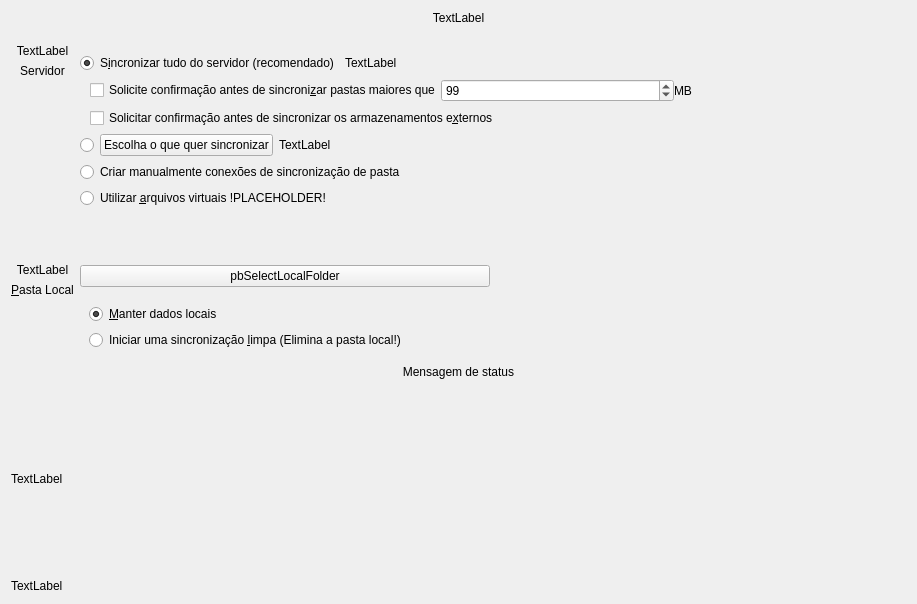
<?xml version="1.0" encoding="UTF-8"?>
<ui version="4.0">
 <class>OwncloudAdvancedSetupPage</class>
 <widget class="QWidget" name="OwncloudAdvancedSetupPage">
  <property name="geometry">
   <rect>
    <x>0</x>
    <y>0</y>
    <width>917</width>
    <height>604</height>
   </rect>
  </property>
  <property name="sizePolicy">
   <sizepolicy hsizetype="Maximum" vsizetype="Maximum">
    <horstretch>0</horstretch>
    <verstretch>0</verstretch>
   </sizepolicy>
  </property>
  <property name="windowTitle">
   <string>Form</string>
  </property>
  <layout class="QVBoxLayout" name="verticalLayout_4">
   <item>
    <widget class="QLabel" name="topLabel">
     <property name="sizePolicy">
      <sizepolicy hsizetype="Preferred" vsizetype="Fixed">
       <horstretch>0</horstretch>
       <verstretch>0</verstretch>
      </sizepolicy>
     </property>
     <property name="text">
      <string>TextLabel</string>
     </property>
     <property name="textFormat">
      <enum>Qt::RichText</enum>
     </property>
     <property name="alignment">
      <set>Qt::AlignCenter</set>
     </property>
     <property name="wordWrap">
      <bool>true</bool>
     </property>
    </widget>
   </item>
   <item>
    <spacer name="verticalSpacer_2">
     <property name="orientation">
      <enum>Qt::Vertical</enum>
     </property>
     <property name="sizeType">
      <enum>QSizePolicy::Fixed</enum>
     </property>
     <property name="sizeHint" stdset="0">
      <size>
       <width>20</width>
       <height>13</height>
      </size>
     </property>
    </spacer>
   </item>
   <item>
    <layout class="QGridLayout" name="gridLayout">
     <item row="2" column="2">
      <spacer name="horizontalSpacer_2">
       <property name="orientation">
        <enum>Qt::Horizontal</enum>
       </property>
       <property name="sizeHint" stdset="0">
        <size>
         <width>40</width>
         <height>20</height>
        </size>
       </property>
      </spacer>
     </item>
     <item row="0" column="0">
      <layout class="QVBoxLayout" name="verticalLayout_2">
       <item>
        <widget class="QLabel" name="lServerIcon">
         <property name="text">
          <string>TextLabel</string>
         </property>
         <property name="alignment">
          <set>Qt::AlignCenter</set>
         </property>
        </widget>
       </item>
       <item>
        <widget class="QLabel" name="lServer">
         <property name="text">
          <string>Servidor</string>
         </property>
         <property name="alignment">
          <set>Qt::AlignCenter</set>
         </property>
        </widget>
       </item>
       <item>
        <spacer name="verticalSpacer_3">
         <property name="orientation">
          <enum>Qt::Vertical</enum>
         </property>
         <property name="sizeHint" stdset="0">
          <size>
           <width>20</width>
           <height>40</height>
          </size>
         </property>
        </spacer>
       </item>
      </layout>
     </item>
     <item row="1" column="1">
      <spacer name="verticalSpacer">
       <property name="orientation">
        <enum>Qt::Vertical</enum>
       </property>
       <property name="sizeType">
        <enum>QSizePolicy::MinimumExpanding</enum>
       </property>
       <property name="sizeHint" stdset="0">
        <size>
         <width>20</width>
         <height>40</height>
        </size>
       </property>
      </spacer>
     </item>
     <item row="2" column="0" rowspan="3">
      <layout class="QVBoxLayout" name="verticalLayout_3">
       <item>
        <widget class="QLabel" name="lLocalIcon">
         <property name="text">
          <string>TextLabel</string>
         </property>
         <property name="alignment">
          <set>Qt::AlignCenter</set>
         </property>
        </widget>
       </item>
       <item>
        <widget class="QLabel" name="lLocal">
         <property name="sizePolicy">
          <sizepolicy hsizetype="Minimum" vsizetype="Preferred">
           <horstretch>0</horstretch>
           <verstretch>0</verstretch>
          </sizepolicy>
         </property>
         <property name="text">
          <string>&amp;Pasta Local</string>
         </property>
         <property name="alignment">
          <set>Qt::AlignCenter</set>
         </property>
         <property name="buddy">
          <cstring>pbSelectLocalFolder</cstring>
         </property>
        </widget>
       </item>
       <item>
        <spacer name="verticalSpacer_4">
         <property name="orientation">
          <enum>Qt::Vertical</enum>
         </property>
         <property name="sizeHint" stdset="0">
          <size>
           <width>20</width>
           <height>40</height>
          </size>
         </property>
        </spacer>
       </item>
      </layout>
     </item>
     <item row="4" column="1" colspan="2">
      <widget class="QWidget" name="resolutionWidget" native="true">
       <property name="sizePolicy">
        <sizepolicy hsizetype="Preferred" vsizetype="Fixed">
         <horstretch>0</horstretch>
         <verstretch>0</verstretch>
        </sizepolicy>
       </property>
       <layout class="QFormLayout" name="formLayout_2">
        <property name="sizeConstraint">
         <enum>QLayout::SetMinimumSize</enum>
        </property>
        <property name="fieldGrowthPolicy">
         <enum>QFormLayout::ExpandingFieldsGrow</enum>
        </property>
        <item row="1" column="0" colspan="2">
         <widget class="QRadioButton" name="radioButton">
          <property name="text">
           <string>&amp;Manter dados locais</string>
          </property>
          <property name="checked">
           <bool>true</bool>
          </property>
         </widget>
        </item>
        <item row="2" column="0" colspan="2">
         <widget class="QRadioButton" name="cbSyncFromScratch">
          <property name="toolTip">
           <string>&lt;html&gt;&lt;head/&gt;&lt;body&gt;&lt;p&gt;Se esta opção estiver marcada, os conteúdos existentes na pasta local serão apagados para iniciar uma sincronização limpa a partir do servidor.&lt;/p&gt;&lt;p&gt;Não marque esta opção se os conteúdos locais devem ser enviados para a pasta de servidores.&lt;/p&gt;&lt;/body&gt;&lt;/html&gt;</string>
          </property>
          <property name="text">
           <string>Iniciar uma sincronização &amp;limpa (Elimina a pasta local!)</string>
          </property>
          <property name="checkable">
           <bool>true</bool>
          </property>
         </widget>
        </item>
       </layout>
      </widget>
     </item>
     <item row="2" column="1" rowspan="2">
      <widget class="QPushButton" name="pbSelectLocalFolder">
       <property name="sizePolicy">
        <sizepolicy hsizetype="MinimumExpanding" vsizetype="Fixed">
         <horstretch>0</horstretch>
         <verstretch>0</verstretch>
        </sizepolicy>
       </property>
       <property name="text">
        <string>pbSelectLocalFolder</string>
       </property>
      </widget>
     </item>
     <item row="0" column="1" colspan="2">
      <widget class="QWidget" name="wSyncStrategy" native="true">
       <layout class="QVBoxLayout" name="verticalLayout">
        <property name="leftMargin">
         <number>0</number>
        </property>
        <property name="rightMargin">
         <number>0</number>
        </property>
        <item>
         <layout class="QHBoxLayout" name="horizontalLayout_2">
          <item>
           <widget class="QRadioButton" name="rSyncEverything">
            <property name="text">
             <string>S&amp;incronizar tudo do servidor (recomendado)</string>
            </property>
            <property name="checked">
             <bool>true</bool>
            </property>
           </widget>
          </item>
          <item>
           <widget class="QLabel" name="lSyncEverythingSizeLabel">
            <property name="text">
             <string>TextLabel</string>
            </property>
            <property name="textFormat">
             <enum>Qt::PlainText</enum>
            </property>
           </widget>
          </item>
          <item>
           <spacer name="horizontalSpacer_3">
            <property name="orientation">
             <enum>Qt::Horizontal</enum>
            </property>
            <property name="sizeHint" stdset="0">
             <size>
              <width>40</width>
              <height>20</height>
             </size>
            </property>
           </spacer>
          </item>
         </layout>
        </item>
        <item>
         <layout class="QGridLayout" name="gridLayout_2">
          <property name="horizontalSpacing">
           <number>0</number>
          </property>
          <item row="0" column="0">
           <spacer name="horizontalSpacer_4">
            <property name="orientation">
             <enum>Qt::Horizontal</enum>
            </property>
            <property name="sizeType">
             <enum>QSizePolicy::Minimum</enum>
            </property>
            <property name="sizeHint" stdset="0">
             <size>
              <width>10</width>
              <height>20</height>
             </size>
            </property>
           </spacer>
          </item>
          <item row="0" column="1">
           <layout class="QHBoxLayout" name="horizontalLayout_3">
            <item>
             <widget class="QCheckBox" name="confCheckBoxSize">
              <property name="text">
               <string>Solicite confirmação antes de sincroni&amp;zar pastas maiores que</string>
              </property>
             </widget>
            </item>
            <item>
             <widget class="QSpinBox" name="confSpinBox">
              <property name="maximum">
               <number>999999</number>
              </property>
              <property name="value">
               <number>99</number>
              </property>
             </widget>
            </item>
            <item>
             <widget class="QLabel" name="confTraillingSizeLabel">
              <property name="text">
               <string extracomment="Trailing part of &quot;Ask confirmation before syncing folder larger than&quot; ">MB</string>
              </property>
             </widget>
            </item>
           </layout>
          </item>
          <item row="1" column="1">
           <widget class="QCheckBox" name="confCheckBoxExternal">
            <property name="text">
             <string>Solicitar confirmação antes de sincronizar os armazenamentos e&amp;xternos</string>
            </property>
           </widget>
          </item>
         </layout>
        </item>
        <item>
         <layout class="QHBoxLayout" name="horizontalLayout">
          <item>
           <widget class="QRadioButton" name="rSelectiveSync">
            <property name="sizePolicy">
             <sizepolicy hsizetype="Minimum" vsizetype="Minimum">
              <horstretch>0</horstretch>
              <verstretch>0</verstretch>
             </sizepolicy>
            </property>
            <property name="text">
             <string/>
            </property>
            <property name="checkable">
             <bool>false</bool>
            </property>
           </widget>
          </item>
          <item>
           <widget class="QPushButton" name="bSelectiveSync">
            <property name="text">
             <string>Escolha o que quer sincronizar</string>
            </property>
           </widget>
          </item>
          <item>
           <widget class="QLabel" name="lSelectiveSyncSizeLabel">
            <property name="text">
             <string>TextLabel</string>
            </property>
            <property name="textFormat">
             <enum>Qt::PlainText</enum>
            </property>
           </widget>
          </item>
          <item>
           <spacer name="horizontalSpacer">
            <property name="orientation">
             <enum>Qt::Horizontal</enum>
            </property>
            <property name="sizeHint" stdset="0">
             <size>
              <width>40</width>
              <height>20</height>
             </size>
            </property>
           </spacer>
          </item>
         </layout>
        </item>
        <item>
         <layout class="QHBoxLayout" name="horizontalLayout_40">
          <item>
           <widget class="QRadioButton" name="rManualFolder">
            <property name="sizePolicy">
             <sizepolicy hsizetype="Minimum" vsizetype="Minimum">
              <horstretch>0</horstretch>
              <verstretch>0</verstretch>
             </sizepolicy>
            </property>
            <property name="toolTip">
             <string>&lt;html&gt;&lt;head/&gt;&lt;body&gt;&lt;p&gt;Quando esta opção é selecionada, o assistente será fechado sem sincronizar nada. Você pode usar a &amp;quot; Adicionar conexão de sincronização de pastas &amp;quot; botão das configurações da conta para escolher qual par de pasta local e remota você deseja sincronizar&lt;/p&gt;&lt;/body&gt;&lt;/html&gt;</string>
            </property>
            <property name="whatsThis">
             <string>&lt;html&gt;&lt;head/&gt;&lt;body&gt;&lt;p&gt;Quando esta opção é selecionada, o assistente será fechado sem sincronizar nada. Você pode usar a &amp;quot; Adicionar conexão de sincronização de pastas &amp;quot; botão das configurações da conta para escolher qual par de pasta local e remota você deseja sincronizar&lt;/p&gt;&lt;/body&gt;&lt;/html&gt;</string>
            </property>
            <property name="text">
             <string>Criar manualmente conexões de sincronização de pasta</string>
            </property>
           </widget>
          </item>
          <item>
           <spacer name="horizontalSpacer_5">
            <property name="orientation">
             <enum>Qt::Horizontal</enum>
            </property>
            <property name="sizeHint" stdset="0">
             <size>
              <width>40</width>
              <height>20</height>
             </size>
            </property>
           </spacer>
          </item>
         </layout>
        </item>
        <item>
         <layout class="QHBoxLayout" name="lVirtualFileSync">
          <item>
           <widget class="QRadioButton" name="rVirtualFileSync">
            <property name="sizePolicy">
             <sizepolicy hsizetype="Minimum" vsizetype="Minimum">
              <horstretch>0</horstretch>
              <verstretch>0</verstretch>
             </sizepolicy>
            </property>
            <property name="text">
             <string notr="true">Utilizar &amp;arquivos virtuais !PLACEHOLDER!</string>
            </property>
            <property name="checkable">
             <bool>false</bool>
            </property>
           </widget>
          </item>
          <item>
           <spacer name="horizontalSpacer_6">
            <property name="orientation">
             <enum>Qt::Horizontal</enum>
            </property>
            <property name="sizeHint" stdset="0">
             <size>
              <width>40</width>
              <height>20</height>
             </size>
            </property>
           </spacer>
          </item>
         </layout>
        </item>
       </layout>
      </widget>
     </item>
    </layout>
   </item>
   <item>
    <widget class="QLabel" name="syncModeLabel">
     <property name="text">
      <string>Mensagem de status</string>
     </property>
     <property name="textFormat">
      <enum>Qt::RichText</enum>
     </property>
     <property name="alignment">
      <set>Qt::AlignCenter</set>
     </property>
     <property name="wordWrap">
      <bool>true</bool>
     </property>
    </widget>
   </item>
   <item>
    <widget class="QScrollArea" name="errorScroll">
     <property name="frameShape">
      <enum>QFrame::NoFrame</enum>
     </property>
     <property name="horizontalScrollBarPolicy">
      <enum>Qt::ScrollBarAlwaysOff</enum>
     </property>
     <property name="widgetResizable">
      <bool>true</bool>
     </property>
     <widget class="QWidget" name="errorScrollContents">
      <property name="geometry">
       <rect>
        <x>0</x>
        <y>0</y>
        <width>899</width>
        <height>164</height>
       </rect>
      </property>
      <property name="sizePolicy">
       <sizepolicy hsizetype="MinimumExpanding" vsizetype="Expanding">
        <horstretch>0</horstretch>
        <verstretch>0</verstretch>
       </sizepolicy>
      </property>
      <layout class="QVBoxLayout" name="verticalLayout_6">
       <property name="leftMargin">
        <number>0</number>
       </property>
       <property name="topMargin">
        <number>0</number>
       </property>
       <property name="rightMargin">
        <number>0</number>
       </property>
       <property name="bottomMargin">
        <number>0</number>
       </property>
       <item>
        <widget class="QLabel" name="errorLabel">
         <property name="text">
          <string>TextLabel</string>
         </property>
        </widget>
       </item>
      </layout>
     </widget>
    </widget>
   </item>
   <item>
    <widget class="QLabel" name="bottomLabel">
     <property name="text">
      <string>TextLabel</string>
     </property>
     <property name="textFormat">
      <enum>Qt::RichText</enum>
     </property>
    </widget>
   </item>
  </layout>
 </widget>
 <tabstops>
  <tabstop>rSyncEverything</tabstop>
  <tabstop>confCheckBoxSize</tabstop>
  <tabstop>confSpinBox</tabstop>
  <tabstop>confCheckBoxExternal</tabstop>
  <tabstop>rSelectiveSync</tabstop>
  <tabstop>bSelectiveSync</tabstop>
  <tabstop>rManualFolder</tabstop>
  <tabstop>rVirtualFileSync</tabstop>
  <tabstop>pbSelectLocalFolder</tabstop>
  <tabstop>radioButton</tabstop>
  <tabstop>cbSyncFromScratch</tabstop>
 </tabstops>
 <resources/>
 <connections>
  <connection>
   <sender>rSyncEverything</sender>
   <signal>toggled(bool)</signal>
   <receiver>confCheckBoxSize</receiver>
   <slot>setEnabled(bool)</slot>
   <hints>
    <hint type="sourcelabel">
     <x>217</x>
     <y>78</y>
    </hint>
    <hint type="destinationlabel">
     <x>298</x>
     <y>126</y>
    </hint>
   </hints>
  </connection>
  <connection>
   <sender>rSyncEverything</sender>
   <signal>toggled(bool)</signal>
   <receiver>confSpinBox</receiver>
   <slot>setEnabled(bool)</slot>
   <hints>
    <hint type="sourcelabel">
     <x>311</x>
     <y>83</y>
    </hint>
    <hint type="destinationlabel">
     <x>864</x>
     <y>147</y>
    </hint>
   </hints>
  </connection>
  <connection>
   <sender>rSyncEverything</sender>
   <signal>toggled(bool)</signal>
   <receiver>confTraillingSizeLabel</receiver>
   <slot>setEnabled(bool)</slot>
   <hints>
    <hint type="sourcelabel">
     <x>277</x>
     <y>76</y>
    </hint>
    <hint type="destinationlabel">
     <x>902</x>
     <y>147</y>
    </hint>
   </hints>
  </connection>
  <connection>
   <sender>rSyncEverything</sender>
   <signal>toggled(bool)</signal>
   <receiver>confCheckBoxExternal</receiver>
   <slot>setEnabled(bool)</slot>
   <hints>
    <hint type="sourcelabel">
     <x>181</x>
     <y>78</y>
    </hint>
    <hint type="destinationlabel">
     <x>382</x>
     <y>174</y>
    </hint>
   </hints>
  </connection>
  <connection>
   <sender>rManualFolder</sender>
   <signal>toggled(bool)</signal>
   <receiver>pbSelectLocalFolder</receiver>
   <slot>setDisabled(bool)</slot>
   <hints>
    <hint type="sourcelabel">
     <x>197</x>
     <y>269</y>
    </hint>
    <hint type="destinationlabel">
     <x>219</x>
     <y>404</y>
    </hint>
   </hints>
  </connection>
  <connection>
   <sender>rManualFolder</sender>
   <signal>toggled(bool)</signal>
   <receiver>resolutionWidget</receiver>
   <slot>setDisabled(bool)</slot>
   <hints>
    <hint type="sourcelabel">
     <x>260</x>
     <y>266</y>
    </hint>
    <hint type="destinationlabel">
     <x>443</x>
     <y>437</y>
    </hint>
   </hints>
  </connection>
  <connection>
   <sender>rManualFolder</sender>
   <signal>toggled(bool)</signal>
   <receiver>lLocal</receiver>
   <slot>setDisabled(bool)</slot>
   <hints>
    <hint type="sourcelabel">
     <x>163</x>
     <y>267</y>
    </hint>
    <hint type="destinationlabel">
     <x>88</x>
     <y>438</y>
    </hint>
   </hints>
  </connection>
  <connection>
   <sender>rManualFolder</sender>
   <signal>toggled(bool)</signal>
   <receiver>lLocalIcon</receiver>
   <slot>setDisabled(bool)</slot>
   <hints>
    <hint type="sourcelabel">
     <x>551</x>
     <y>262</y>
    </hint>
    <hint type="destinationlabel">
     <x>54</x>
     <y>400</y>
    </hint>
   </hints>
  </connection>
 </connections>
</ui>
